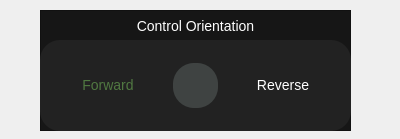
<?xml version="1.0" encoding="UTF-8"?>
<ui version="4.0">
 <class>Form</class>
 <widget class="QWidget" name="Form">
  <property name="geometry">
   <rect>
    <x>0</x>
    <y>0</y>
    <width>400</width>
    <height>139</height>
   </rect>
  </property>
  <property name="windowTitle">
   <string>Form</string>
  </property>
  <widget class="QWidget" name="cpanel_control_orientation_widget" native="true">
   <property name="geometry">
    <rect>
     <x>40</x>
     <y>10</y>
     <width>311</width>
     <height>121</height>
    </rect>
   </property>
   <widget class="QFrame" name="cpanel_control_orientation">
    <property name="geometry">
     <rect>
      <x>0</x>
      <y>0</y>
      <width>311</width>
      <height>121</height>
     </rect>
    </property>
    <property name="styleSheet">
     <string notr="true">QFrame#cpanel_control_orientation{
background-color:	rgba(22,22,22,255);
}</string>
    </property>
    <property name="frameShape">
     <enum>QFrame::StyledPanel</enum>
    </property>
    <property name="frameShadow">
     <enum>QFrame::Raised</enum>
    </property>
    <widget class="QLabel" name="cpanel_label_control_orientation">
     <property name="geometry">
      <rect>
       <x>80</x>
       <y>0</y>
       <width>151</width>
       <height>31</height>
      </rect>
     </property>
     <property name="styleSheet">
      <string notr="true">color:White;
font-size: 14px;</string>
     </property>
     <property name="text">
      <string>Control Orientation</string>
     </property>
     <property name="alignment">
      <set>Qt::AlignCenter</set>
     </property>
    </widget>
    <widget class="QFrame" name="cpanel_frame_control_orientation">
     <property name="geometry">
      <rect>
       <x>0</x>
       <y>30</y>
       <width>311</width>
       <height>91</height>
      </rect>
     </property>
     <property name="styleSheet">
      <string notr="true">QFrame#cpanel_frame_control_orientation {
background-color: rgba(34,34,34,255);
border-radius: 20px;
}
QPushButton {
background-color: rgba(63,67,66,255);
border-radius: 21px;
color: rgb(255, 255, 255);
font-size: 13px;
width: 10px;
height: 42px;
}
QPushButton:hover{
background-color: rgba(63,67,66, 200);
}
QPushButton:pressed{
background-color: rgba(63,67,66, 128)
}
QLabel{
color: White;
font-size: 14px;
}</string>
     </property>
     <property name="frameShape">
      <enum>QFrame::StyledPanel</enum>
     </property>
     <property name="frameShadow">
      <enum>QFrame::Raised</enum>
     </property>
     <widget class="QWidget" name="horizontalLayoutWidget">
      <property name="geometry">
       <rect>
        <x>10</x>
        <y>10</y>
        <width>291</width>
        <height>71</height>
       </rect>
      </property>
      <layout class="QHBoxLayout" name="horizontalLayout">
       <property name="spacing">
        <number>7</number>
       </property>
       <item>
        <widget class="QLabel" name="cpanel_label_forward">
         <property name="sizePolicy">
          <sizepolicy hsizetype="Ignored" vsizetype="Fixed">
           <horstretch>0</horstretch>
           <verstretch>0</verstretch>
          </sizepolicy>
         </property>
         <property name="styleSheet">
          <string notr="true">color: rgba(80,120,65,255);</string>
         </property>
         <property name="text">
          <string>Forward</string>
         </property>
         <property name="alignment">
          <set>Qt::AlignBottom|Qt::AlignHCenter</set>
         </property>
        </widget>
       </item>
       <item>
        <widget class="QPushButton" name="cpanel_btn_toggle_control_orientation">
         <property name="maximumSize">
          <size>
           <width>45</width>
           <height>45</height>
          </size>
         </property>
         <property name="styleSheet">
          <string notr="true"/>
         </property>
         <property name="text">
          <string/>
         </property>
         <property name="icon">
          <iconset>
           <normaloff>../../pyqt/images/up_down_arrows.png</normaloff>../../pyqt/images/up_down_arrows.png</iconset>
         </property>
         <property name="iconSize">
          <size>
           <width>60</width>
           <height>60</height>
          </size>
         </property>
        </widget>
       </item>
       <item>
        <widget class="QLabel" name="cpanel_label_reverse">
         <property name="sizePolicy">
          <sizepolicy hsizetype="Ignored" vsizetype="Fixed">
           <horstretch>0</horstretch>
           <verstretch>0</verstretch>
          </sizepolicy>
         </property>
         <property name="styleSheet">
          <string notr="true"/>
         </property>
         <property name="text">
          <string>Reverse</string>
         </property>
         <property name="alignment">
          <set>Qt::AlignBottom|Qt::AlignHCenter</set>
         </property>
        </widget>
       </item>
      </layout>
     </widget>
    </widget>
   </widget>
  </widget>
 </widget>
 <resources/>
 <connections/>
</ui>
